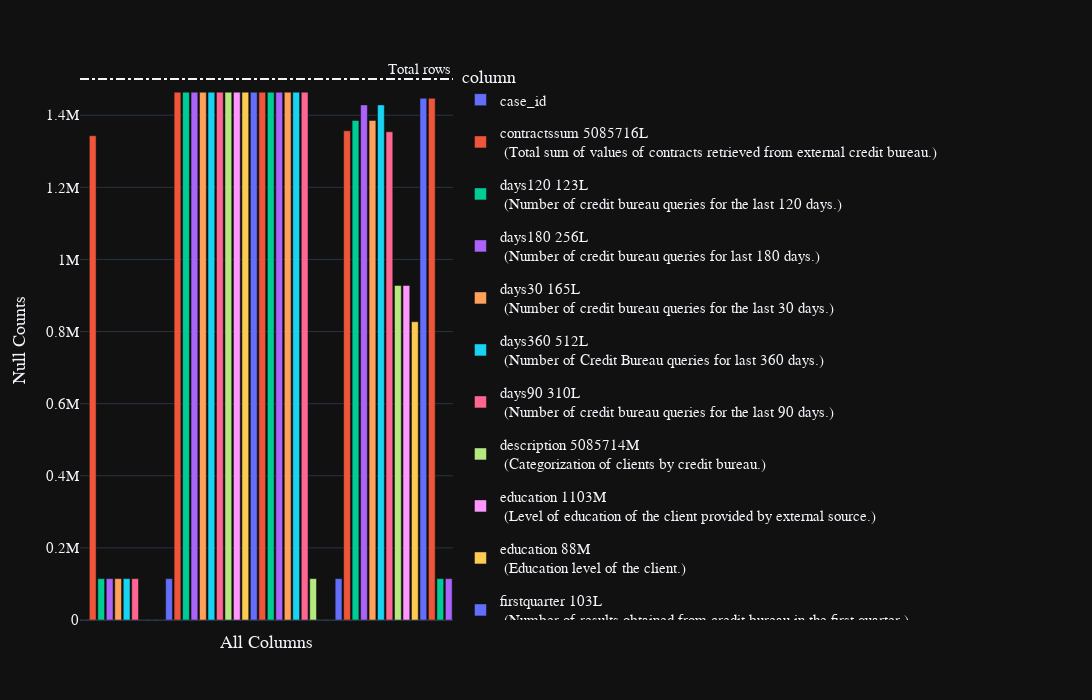

Here is the notebook cell this chart was saved with:
### Code cell
train_static_2 = preprocess(28)
display(train_static_2.fetch().head())
train_static_2.pipe(plot_nulls)
print(gc.collect())
